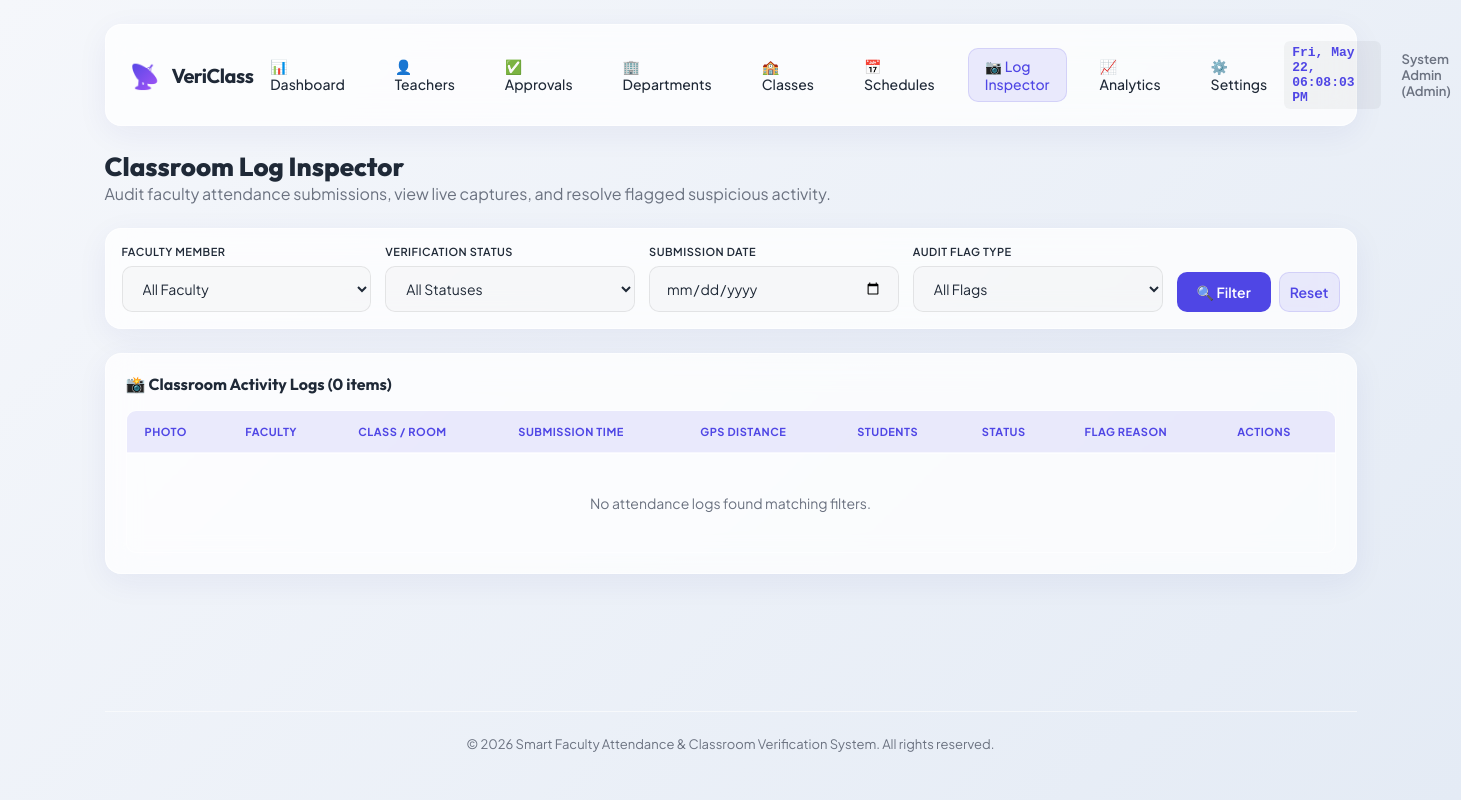
The page /admin/attendance (signed in) on the database as committed earlier.
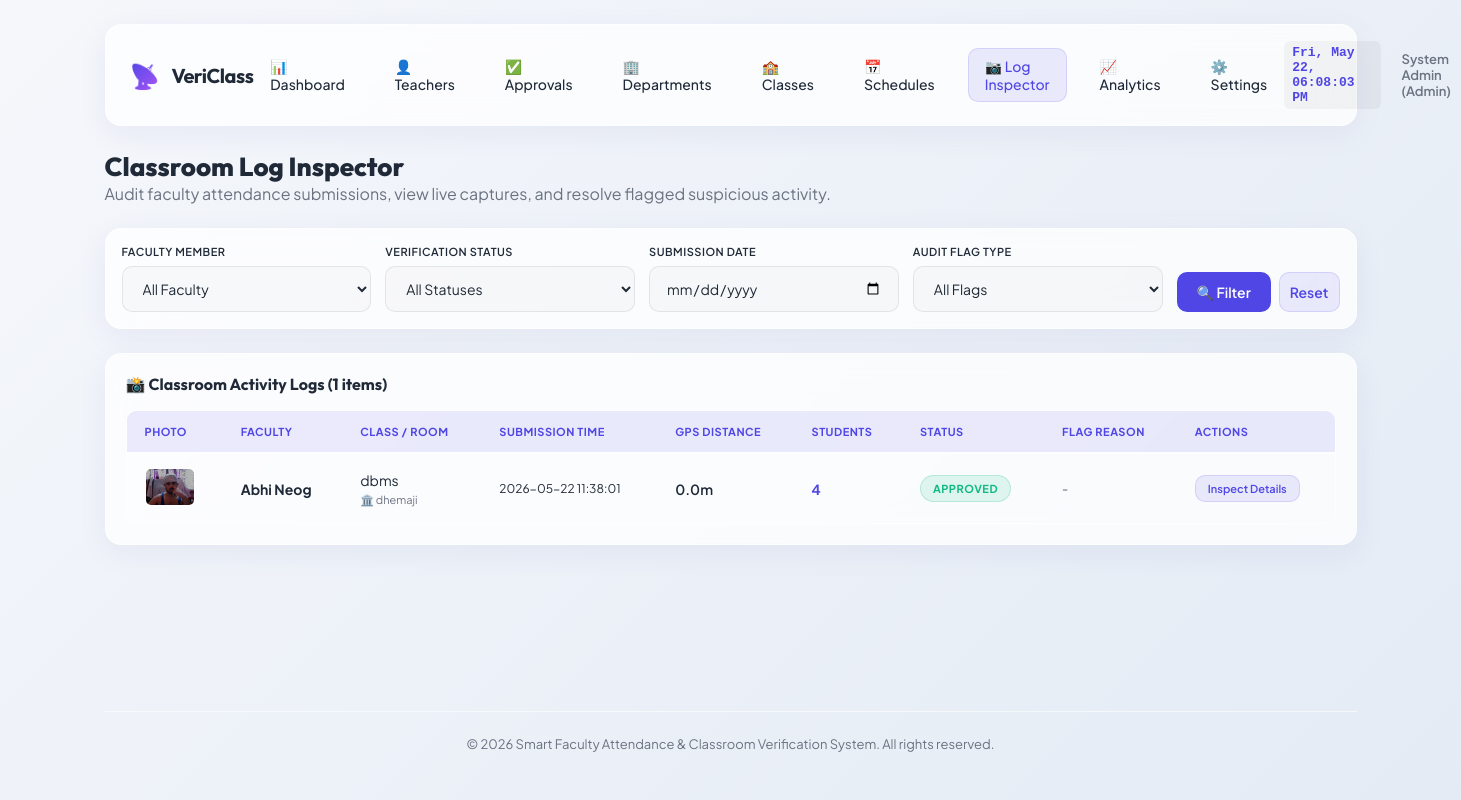
The same page on the database as committed later.
### models.py (models this page shows, shortened)
class ImageRecord(db.Model):
    __tablename__ = 'image_records'
    id = db.Column(db.Integer, primary_key=True)
    image_path = db.Column(db.String(255), nullable=False)
    image_hash = db.Column(db.String(64), nullable=False)
    student_count = db.Column(db.Integer, nullable=False, default=0)

class TeacherProfile(db.Model):
    __tablename__ = 'teacher_profiles'
    id = db.Column(db.Integer, primary_key=True)
    user_id = db.Column(db.Integer, db.ForeignKey('users.id', ondelete='CASCADE'), unique=True, nullable=False)
    employee_id = db.Column(db.String(50), unique=True, nullable=False, index=True)
    name = db.Column(db.String(120), nullable=False)
    phone = db.Column(db.String(20), nullable=True)
    department_id = db.Column(db.Integer, db.ForeignKey('departments.id', ondelete='SET NULL'), nullable=True)
    approval_status = db.Column(db.String(20), default='Pending', nullable=False) # 'Pending', 'Approved', 'Rejected'
    approved_by_id = db.Column(db.Integer, db.ForeignKey('users.id'), nullable=True)
    approved_at = db.Column(db.DateTime, nullable=True)
    user = db.relationship('User', foreign_keys=[user_id], back_populates='profile', lazy=True)
    approver = db.relationship('User', foreign_keys=[approved_by_id], lazy=True)
    timetables = db.relationship('Timetable', backref='teacher_profile', cascade="all, delete-orphan", lazy=True)
    attendance_logs = db.relationship('AttendanceLog', backref='teacher_profile', cascade="all, delete-orphan", lazy=True)

class Timetable(db.Model):
    __tablename__ = 'timetables'
    id = db.Column(db.Integer, primary_key=True)
    teacher_profile_id = db.Column(db.Integer, db.ForeignKey('teacher_profiles.id', ondelete='CASCADE'), nullable=False)
    class_id = db.Column(db.Integer, db.ForeignKey('classes.id', ondelete='CASCADE'), nullable=False)
    subject = db.Column(db.String(100), nullable=False)
    classroom = db.Column(db.String(50), nullable=False)
    day_of_week = db.Column(db.Integer, nullable=False) # 0 = Monday, ..., 6 = Sunday
    period = db.Column(db.String(50), nullable=False, default="Period 1")
    start_time = db.Column(db.Time, nullable=False)
    end_time = db.Column(db.Time, nullable=False)
    attendance_logs = db.relationship('AttendanceLog', backref='timetable', cascade="all, delete-orphan", lazy=True)

class AttendanceLog(db.Model):
    __tablename__ = 'attendance_logs'
    id = db.Column(db.Integer, primary_key=True)
    teacher_profile_id = db.Column(db.Integer, db.ForeignKey('teacher_profiles.id', ondelete='CASCADE'), nullable=False)
    timetable_id = db.Column(db.Integer, db.ForeignKey('timetables.id', ondelete='CASCADE'), nullable=False)
    timestamp = db.Column(db.DateTime, default=datetime.utcnow, nullable=False)
    gps_record_id = db.Column(db.Integer, db.ForeignKey('gps_records.id', ondelete='CASCADE'), unique=True, nullable=False)
    image_record_id = db.Column(db.Integer, db.ForeignKey('image_records.id', ondelete='CASCADE'), unique=True, nullable=False)
    status = db.Column(db.String(20), nullable=False, default='Pending') # 'Approved', 'Suspicious', 'Rejected'
    suspicious_reason = db.Column(db.String(255), nullable=True)
    verification_notes = db.Column(db.Text, nullable=True)
    gps_record = db.relationship('GPSRecord', backref=db.backref('attendance_log', uselist=False), lazy=True)
    image_record = db.relationship('ImageRecord', backref=db.backref('attendance_log', uselist=False), lazy=True)
    def to_dict(self):
        return {
            'id': self.id,
            'teacher_profile_id': self.teacher_profile_id,
            'teacher_name': self.teacher_profile.name if self.teacher_profile else 'Unknown',
            'timetable_id': self.timetable_id,
            'subject': self.timetable.subject if self.timetable else 'Deleted Class',
            'classroom': self.timetable.classroom if self.timetable else 'N/A',
            'class_name': self.timetable.class_section.name if (self.timetable and self.timetable.class_section) else 'N/A',
            'period': self.timetable.period if self.timetable else 'N/A',
            'timestamp': self.timestamp.strftime('%Y-%m-%d %H:%M:%S'),
            'latitude': self.gps_record.latitude if self.gps_record else 0.0,
            'longitude': self.gps_record.longitude if self.gps_record else 0.0,
            'distance_meters': round(self.gps_record.distance_meters, 2) if self.gps_record else 0.0,
            'image_path': self.image_record.image_path if self.image_record else '',
            'image_hash': self.image_record.image_hash if self.image_record else '',
            'student_count': self.image_record.student_count if self.image_record else 0,
            'status': self.status,
            'suspicious_reason': self.suspicious_reason,
            'verification_notes': self.verification_notes
        }

### app.py (the view)
@app.route('/admin/attendance')
def admin_attendance():
    if not is_logged_in() or session.get('role') != 'admin':
        flash("Access Denied.", "danger")
        return redirect(url_for('login'))
    profile_id = request.args.get('profile_id')
    status = request.args.get('status')
    date_str = request.args.get('date')
    reason = request.args.get('reason')
    query = AttendanceLog.query
    if profile_id:
        query = query.filter(AttendanceLog.teacher_profile_id == int(profile_id))
    if status:
        query = query.filter(AttendanceLog.status == status)
    if date_str:
        target_date = datetime.datetime.strptime(date_str, '%Y-%m-%d').date()
        query = query.filter(db.func.date(AttendanceLog.timestamp) == target_date)
    if reason:
        query = query.filter(AttendanceLog.suspicious_reason == reason)
    logs_raw = query.order_by(AttendanceLog.timestamp.desc()).all()
    logs = [log.to_dict() for log in logs_raw]
    teachers = TeacherProfile.query.order_by(TeacherProfile.name).all()
    return render_template('admin_attendance.html',
                           logs=logs,
                           teachers=teachers,
                           selected_profile_id=profile_id,
                           selected_status=status,
                           selected_date=date_str,
                           selected_reason=reason)

### app.py (called while the page is built)
def is_logged_in():
    return 'user_id' in session

### templates/admin_attendance.html (shortened to what the changed rows need)
{% extends "base.html" %}
{% block content %}
<div style="margin-bottom: 24px;">
    <h2 style="font-family: var(--font-title); font-size: 26px; font-weight: 800;">Classroom Log Inspector</h2>
</div>
<div class="glass-card" style="padding: 20px; overflow: hidden; margin-bottom: 0;">
    <div style="display: flex; justify-content: space-between; align-items: center; margin-bottom: 16px;">
        <h3 style="font-family: var(--font-title); font-size: 16px;">📸 Classroom Activity Logs ({{ logs|length }} items)</h3>
    </div>
    <div class="table-responsive">
        <table class="custom-table" id="logsTable">
            <thead>
                <tr>
                    <th>Photo</th>
                    <th>Faculty</th>
                    <th>Class / Room</th>
                    <th>Submission Time</th>
                    <th>GPS Distance</th>
                    <th>Students</th>
                    <th>Status</th>
                    <th>Flag Reason</th>
                    <th>Actions</th>
                </tr>
            </thead>
            <tbody>
                {% if logs %}
                    {% for log in logs %}
                        <tr class="log-row"
                            data-id="{{ log.id }}"
                            data-teacher="{{ log.teacher_name }}"
                            data-subject="{{ log.subject }}"
                            data-classroom="{{ log.classroom }}"
                            data-timestamp="{{ log.timestamp }}"
                            data-lat="{{ log.latitude }}"
                            data-lon="{{ log.longitude }}"
                            data-distance="{{ log.distance_meters }}"
                            data-orig-img="{{ url_for('static', filename=log.image_path.replace('static/', '')) }}"
                            data-detected-img="{{ url_for('static', filename=log.image_path.replace('.jpg', '_detected.jpg').replace('static/', '')) }}"
                            data-student-count="{{ log.student_count }}"
                            data-hash="{{ log.image_hash }}"
                            data-status="{{ log.status }}"
                            data-reason="{{ log.suspicious_reason or 'None' }}"
                            data-notes="{{ log.verification_notes or '' }}">
                            <td>
                                <img src="{{ url_for('static', filename=log.image_path.replace('static/', '')) }}" style="width: 50px; height: 38px; border-radius: var(--border-radius-sm); object-fit: cover; border: 1px solid var(--border-card);" alt="Thumb">
                            </td>
                            <td style="font-weight: 700;">{{ log.teacher_name }}</td>
                            <td>{{ log.subject }}<br><span style="font-size: 11px; color: var(--color-text-muted);">🏛️ {{ log.classroom }}</span></td>
                            <td style="font-size: 12px;">{{ log.timestamp }}</td>
                            <td>
                                <span style="font-weight: 600; {% if log.distance_meters > 100 %}color: var(--color-danger);{% endif %}">
                                    {{ log.distance_meters }}m
                                </span>
                            </td>
                            <td style="font-weight: 700; color: var(--color-primary);">{{ log.student_count }}</td>
                            <td>
                                <span class="badge {% if log.status == 'Approved' %}badge-approved{% elif log.status == 'Suspicious' %}badge-suspicious{% else %}badge-rejected{% endif %}">
                                    {{ log.status }}
                                </span>
                            </td>
                            <td style="font-size: 11px; font-weight: 600; color: {% if log.status == 'Suspicious' %}var(--color-warning){% elif log.status == 'Rejected' %}var(--color-danger){% else %}var(--color-text-muted){% endif %};">
                                {{ log.suspicious_reason or '-' }}
                            </td>
                            <td>
                                <button type="button" class="btn btn-secondary btn-inspect" style="padding: 6px 12px; font-size: 11px;">Inspect Details</button>
                            </td>
                        </tr>
                    {% endfor %}
                {% else %}
                    <tr>
                        <td colspan="9" style="text-align: center; color: var(--color-text-muted); padding: 40px;">No attendance logs found matching filters.</td>
                    </tr>
                {% endif %}
            </tbody>
        </table>
    </div>
</div>
{% endblock %}

Rows that differ between the two databases and show on the page:
added ImageRecord: image_path (picture)
now on this page (row edited): TeacherProfile: teacher_name "Abhi Neog"
changed TeacherProfile: name "Abhigyan" → "Abhi Neog" (drawn)
added Timetable: subject "dbms", classroom "dhemaji"
added AttendanceLog: status "APPROVED"
Other text that changed with them:
{{ logs|length }}: "0" → "1"
new list line: "2026-05-22 11:38:01 0.0 m 4 - Inspect Details"
text no longer shown: "No attendance logs found matching filters."
